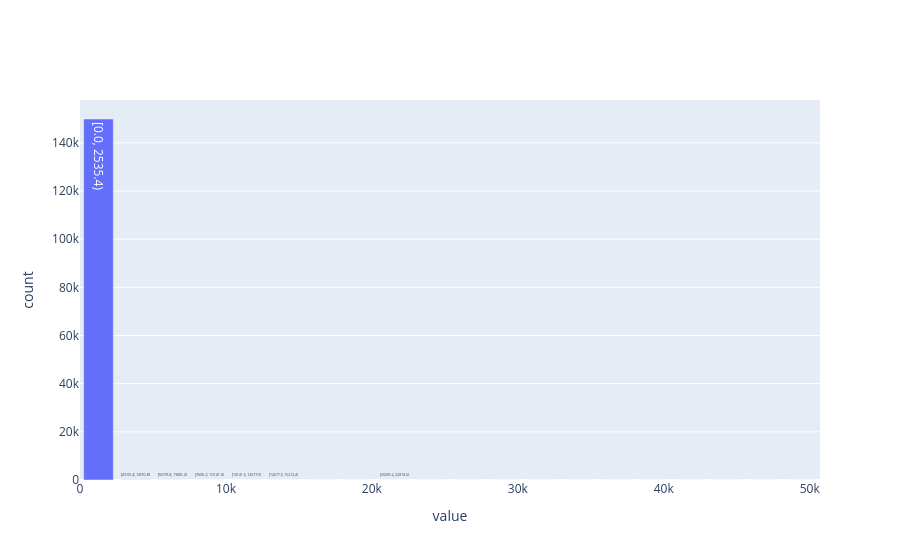

The notebook cell saved with this chart:
### Markdown cell above
# Get averages of all columns groupby age

### Code cell
df.plot.hist("RevolvingUtilizationOfUnsecuredLines", bins=20)

### Figure 1 — Plotly figure (JSON) as saved in the notebook; plotly's stock layout.template omitted (floating-point values rounded to 4 significant figures)
{"data": [{"hovertemplate": "variable=RevolvingUtilizationOfUnsecuredLines<br>value=%{text}<br>count=%{y}", "name": "RevolvingUtilizationOfUnsecuredLines", "text": ["[0.0, 2535.4)", "[2535.4, 5070.8)", "[5070.8, 7606.2)", "[7606.2, 10141.6)", "[10141.6, 12677.0)", "[12677.0, 15212.4)", "[15212.4, 17747.8)", "[17747.8, 20283.2)", "[20283.2, 22818.6)", "[22818.6, 25354.0)", "[25354.0, 27889.4)", "[27889.4, 30424.8)", "[30424.8, 32960.2)", "[32960.2, 35495.6)", "[35495.6, 38031.0)", "[38031.0, 40566.4)", "[40566.4, 43101.8)", "[43101.8, 45637.2)", "[45637.2, 48172.6)", "[48172.6, 50708.0]"], "type": "bar", "x": [1268.0, 3803.0, 6338.0, 8874.0, 11410.0, 13940.0, 16480.0, 19020.0, 21550.0, 24090.0, 26620.0, 29160.0, 31690.0, 34230.0, 36760.0, 39300.0, 41830.0, 44370.0, 46900.0, 49440.0], "y": [149901, 52, 19, 12, 6, 3, 1, 1, 3, 0, 0, 1, 0, 0, 0, 0, 0, 0, 0, 1]}], "layout": {"barmode": "stack", "xaxis": {"title": {"text": "value"}}, "yaxis": {"title": {"text": "count"}}}}
